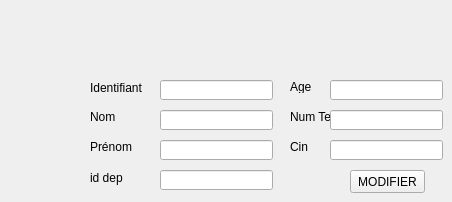
       <widget class="QWidget" name="tab_97">
        <attribute name="title">
         <string>MODIFIER</string>
        </attribute>
        <widget class="QPushButton" name="pb_modifier_6">
         <property name="geometry">
          <rect>
           <x>350</x>
           <y>170</y>
           <width>75</width>
           <height>23</height>
          </rect>
         </property>
         <property name="text">
          <string>MODIFIER</string>
         </property>
        </widget>
        <widget class="QLineEdit" name="lineEdit_cin_4">
         <property name="geometry">
          <rect>
           <x>330</x>
           <y>140</y>
           <width>113</width>
           <height>20</height>
          </rect>
         </property>
        </widget>
        <widget class="QLineEdit" name="lineEdit_nom_6">
         <property name="geometry">
          <rect>
           <x>160</x>
           <y>110</y>
           <width>113</width>
           <height>20</height>
          </rect>
         </property>
        </widget>
        <widget class="QLabel" name="label_134">
         <property name="geometry">
          <rect>
           <x>290</x>
           <y>140</y>
           <width>47</width>
           <height>13</height>
          </rect>
         </property>
         <property name="text">
          <string>Cin</string>
         </property>
        </widget>
        <widget class="QLabel" name="label_135">
         <property name="geometry">
          <rect>
           <x>290</x>
           <y>80</y>
           <width>47</width>
           <height>13</height>
          </rect>
         </property>
         <property name="text">
          <string>Age</string>
         </property>
        </widget>
        <widget class="QLabel" name="label_136">
         <property name="geometry">
          <rect>
           <x>90</x>
           <y>170</y>
           <width>61</width>
           <height>16</height>
          </rect>
         </property>
         <property name="text">
          <string>id dep</string>
         </property>
        </widget>
        <widget class="QLineEdit" name="lineEdit_id_dep_3">
         <property name="geometry">
          <rect>
           <x>160</x>
           <y>170</y>
           <width>113</width>
           <height>20</height>
          </rect>
         </property>
         <property name="text">
          <string/>
         </property>
        </widget>
        <widget class="QLineEdit" name="lineEdit_prenom_6">
         <property name="geometry">
          <rect>
           <x>160</x>
           <y>140</y>
           <width>113</width>
           <height>20</height>
          </rect>
         </property>
        </widget>
        <widget class="QLineEdit" name="lineEdit_age_3">
         <property name="geometry">
          <rect>
           <x>330</x>
           <y>80</y>
           <width>113</width>
           <height>20</height>
          </rect>
         </property>
        </widget>
        <widget class="QLabel" name="label_137">
         <property name="geometry">
          <rect>
           <x>90</x>
           <y>80</y>
           <width>61</width>
           <height>16</height>
          </rect>
         </property>
         <property name="text">
          <string>Identifiant</string>
         </property>
        </widget>
        <widget class="QLineEdit" name="lineEdit_numtel_3">
         <property name="geometry">
          <rect>
           <x>330</x>
           <y>110</y>
           <width>113</width>
           <height>20</height>
          </rect>
         </property>
        </widget>
        <widget class="QLabel" name="label_138">
         <property name="geometry">
          <rect>
           <x>90</x>
           <y>140</y>
           <width>47</width>
           <height>13</height>
          </rect>
         </property>
         <property name="text">
          <string>Prénom</string>
         </property>
        </widget>
        <widget class="QLabel" name="label_139">
         <property name="geometry">
          <rect>
           <x>290</x>
           <y>110</y>
           <width>47</width>
           <height>13</height>
          </rect>
         </property>
         <property name="text">
          <string>Num Tel</string>
         </property>
        </widget>
        <widget class="QLabel" name="label_140">
         <property name="geometry">
          <rect>
           <x>90</x>
           <y>110</y>
           <width>47</width>
           <height>13</height>
          </rect>
         </property>
         <property name="text">
          <string>Nom</string>
         </property>
        </widget>
        <widget class="QLineEdit" name="lineEdit_id_13">
         <property name="geometry">
          <rect>
           <x>160</x>
           <y>80</y>
           <width>113</width>
           <height>20</height>
          </rect>
         </property>
        </widget>
        <zorder>pb_modifier_6</zorder>
        <zorder>lineEdit_cin_4</zorder>
        <zorder>lineEdit_nom_6</zorder>
        <zorder>label_134</zorder>
        <zorder>label_135</zorder>
        <zorder>label_136</zorder>
        <zorder>lineEdit_prenom_6</zorder>
        <zorder>label_137</zorder>
        <zorder>label_138</zorder>
        <zorder>label_139</zorder>
        <zorder>label_140</zorder>
        <zorder>lineEdit_id_13</zorder>
        <zorder>lineEdit_id_dep_3</zorder>
        <zorder>lineEdit_age_3</zorder>
        <zorder>lineEdit_numtel_3</zorder>
       </widget>
